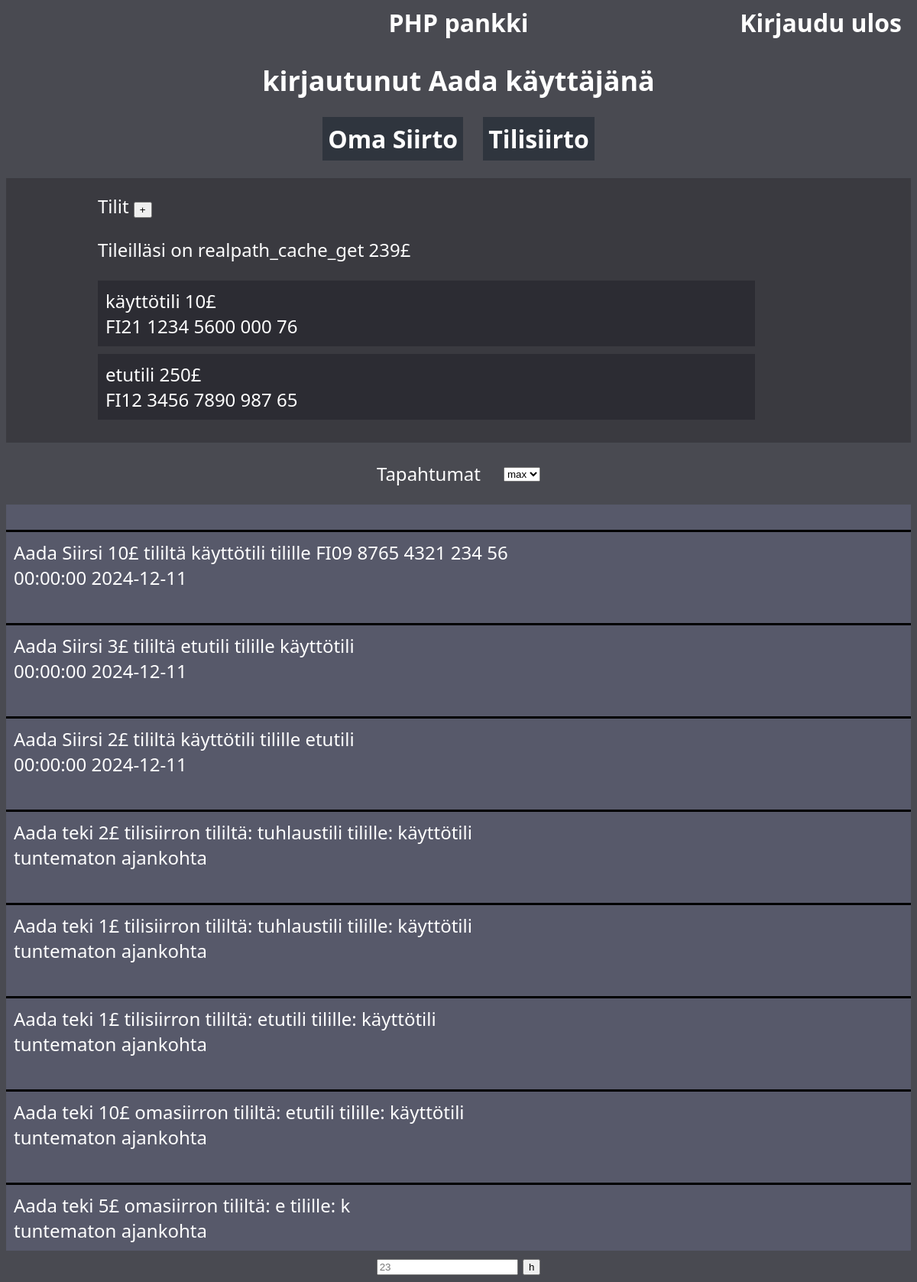
Screenshot of /index.php (signed in) with the database file from the repository.
### tables this page shows
CREATE TABLE `tilit` (
  `tili_id` int(11) NOT NULL,
  `tilinimi` varchar(255) NOT NULL,
  `IBAN` varchar(30) NOT NULL,
  `kayttaja_id` int(11) NOT NULL,
  `amount` float NOT NULL
);

CREATE TABLE `tapahtumat` (
  `id` int(11) NOT NULL,
  `amount` int(11) NOT NULL,
  `sender_account_id` int(20) NOT NULL,
  `reciver_account_id` int(20) NOT NULL,
  `information` varchar(255) DEFAULT NULL,
  `date` datetime DEFAULT NULL
);

### index.php (the view, shortened to what this page needs)
<?php
include 'dbyhteys.php';
?>
<!DOCTYPE html>
<html lang="en">
<head>
    <link rel="stylesheet" href="style.css">
</head>
<body>
<?php
    $userData = $conn->prepare(
        "SELECT id, nimi, varat, tili_id, tilinimi, amount, IBAN
        FROM kayttajat
        LEFT JOIN tilit
        ON kayttaja_id = id
        WHERE id = :id");
        $userData->execute(["id" => $_SESSION["user_id"]]);
        $userData = $userData->fetchAll();
        echo '<a href="index.php">PHP pankki</a>'.
        '<a id="logout" href="logout.php">Kirjaudu ulos</a>';
    ?>
    <div id="container" class="<?php echo $userData==null ? 'hidden' : ''; ?>">
        <h2>kirjautunut <?php echo $_SESSION["nimi"] ?> käyttäjänä</h2>
        <div id="toiminnot">
            <a class="toiminto" href="omasiirto_sivu.php">Oma Siirto</a>
            <a class="toiminto" href="tilisiirto_sivu.php">Tilisiirto</a>
        </div>
        <div id="TilitBox">
            <div id="tilitOtsikkoWlisäys">Tilit
                <button
                    id="lisääTiliNappiPlus"
                    onClick="
                    $('#tilitForm, #lisääTiliNappiMiinus').css('display', 'inline-block');
                    $(this).css('display', 'none')"
                    > +
                </button>
            </div>
            <p>Tileilläsi on realpath_cache_get <?php echo $_SESSION["varat"] ?>£</p>
            <div id="Tilit">
                <?php foreach ($userData as $data)
                if ($data["tilinimi"])
                    echo "<div class='tili' onClick='window.location.href=`näytä_tili.php?tili_id=".$data["tili_id"]."`'>" .
                    $data["tilinimi"]. " " .
                    $data["amount"]."£<br>".
                    (!empty($data["IBAN"]) ? $data["IBAN"] : "Tilillä ei ole numeroa
                        <script>
                            document.querySelector('.tili:last-child').style.color = 'red';
                        </script>").
                    "</div>";
                ?>
            </div>
        </div>
        <div id="TopTapahtumat">
            <p id="Tapahtumat_teksti">Tapahtumat</p>
            <form action="fetch.php" method="POST" style="padding-top: 20px;">
                <select name="limit" id="Tapahtumat_valinta" onChange="this.form.submit()">
                    <option value="" selected>max</option>
                </select>
            </form>
        </div>
        <div id="Tapahtumat">
            <?php
                $tapahtumat = $conn->prepare(
                    "SELECT information, date
                    FROM tapahtumat
                    WHERE (reciver_account_id = :account_id OR sender_account_id = :account_id)
                    LIMIT :limit");
                    $tapahtumat->bindParam("limit", $_SESSION["limit"], PDO::PARAM_INT);
                    $tapahtumat->bindParam("account_id", $userData[0]["tili_id"], PDO::PARAM_INT);
                    $tapahtumat->execute();
                    $tapahtumat = $tapahtumat->fetchAll();
                if ($tapahtumat) {
                    foreach ($tapahtumat as $tapahtuma) {
                        if (!$tapahtuma["date"]) {
                            $tapahtuma["date"] = "ajankohta tuntematon";
                        }
                        echo "<div class='tapahtuma'>" .$tapahtuma["information"]. "<br>" . explode(" ", $tapahtuma["date"])[1]. " ". explode(" ", $tapahtuma["date"])[0]. "</div><br>";
                    }
                } else {
                    echo "<script>document.getElementById('Tapahtumat_teksti').style.display = 'none';</script>";
                }
            ?>
        </div>
    </div>
    <form method="POST" action="index.php">
        <input name="user_id" placeholder="<?php echo $_SESSION["user_id"] ?>">
        <button type="submit">h</button>
</body>
</html>

### style.css (style rules this page uses)
body { text-align: center; background-color: #494a51; color: #fff; font-size: x-large; font-family: 'Segoe UI', Tahoma, Geneva, Verdana, sans-serif; }
#logout { position: absolute; right: 20px; }
#TilitBox { text-align: left; padding-left: 10vw; background-color: #3a3a40; padding-block: 20px; }
.tili { margin-block: 10px; background-color: #2c2c33; padding: 10px; width: 70vw; }
a { color: #fff; text-decoration: none; font-size: xx-large; font-weight: bold; }
#toiminnot { margin-bottom: 30px; }
.toiminto { color: #FFF; background-color: #2f353e; text-decoration: none; padding: 7px; margin: 10px; }
#TopTapahtumat { display: inline-flex; gap: 30px; }
#Tapahtumat { display: flex; flex-direction: column-reverse; background-color: #57596a; text-align: left; }
.tapahtuma { border-top: solid 3px black; padding: 10px; }

### rows the page displays
tilit: tilinimi "käyttötili", amount "10", IBAN "FI21 1234 5600 000 76"
tilit: tilinimi "etutili", amount "250", IBAN "FI12 3456 7890 987 65"
tapahtumat: information "Aada teki 5£ omasiirron tililtä: e tilille: k", date "tuntematon", date "ajankohta"
tapahtumat: information "Aada teki 10£ omasiirron tililtä: etutili tilille: käyttötili", date "tuntematon", date "ajankohta"
tapahtumat: information "Aada teki 1£ tilisiirron tililtä: etutili tilille: käyttötili", date "tuntematon", date "ajankohta"
tapahtumat: information "Aada teki 1£ tilisiirron tililtä: tuhlaustili tilille: käyttötili", date "tuntematon", date "ajankohta"
tapahtumat: information "Aada teki 2£ tilisiirron tililtä: tuhlaustili tilille: käyttötili", date "tuntematon", date "ajankohta"
tapahtumat: information "Aada Siirsi 2£ tililtä käyttötili tilille etutili", date "00:00:00", date "2024-12-11"
tapahtumat: information "Aada Siirsi 3£ tililtä etutili tilille käyttötili", date "00:00:00", date "2024-12-11"
tapahtumat: information "Aada Siirsi 10£ tililtä käyttötili tilille FI09 8765 4321 234 56", date "00:00:00", date "2024-12-11"

### other values shown
$_SESSION["nimi"] "Aada"
$_SESSION["varat"] "239"
